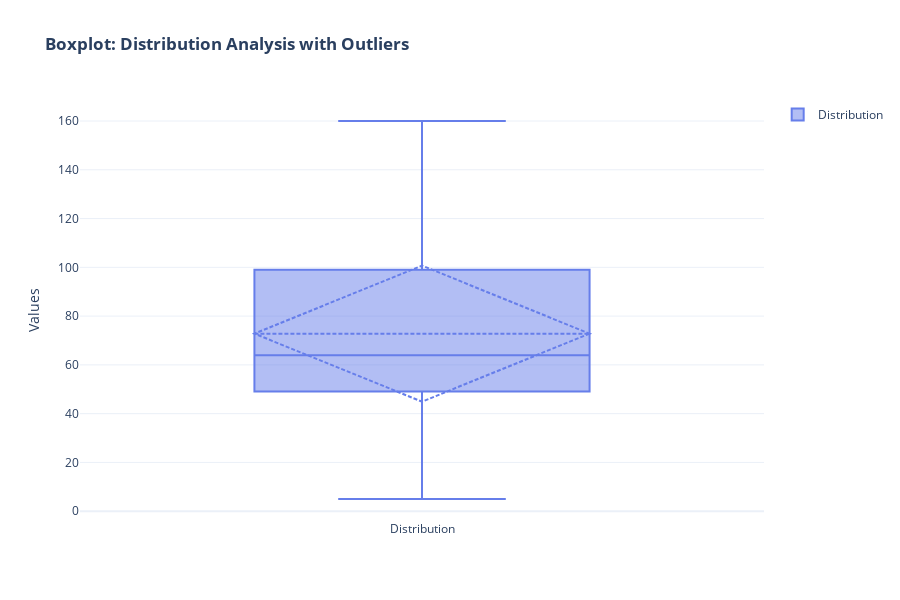
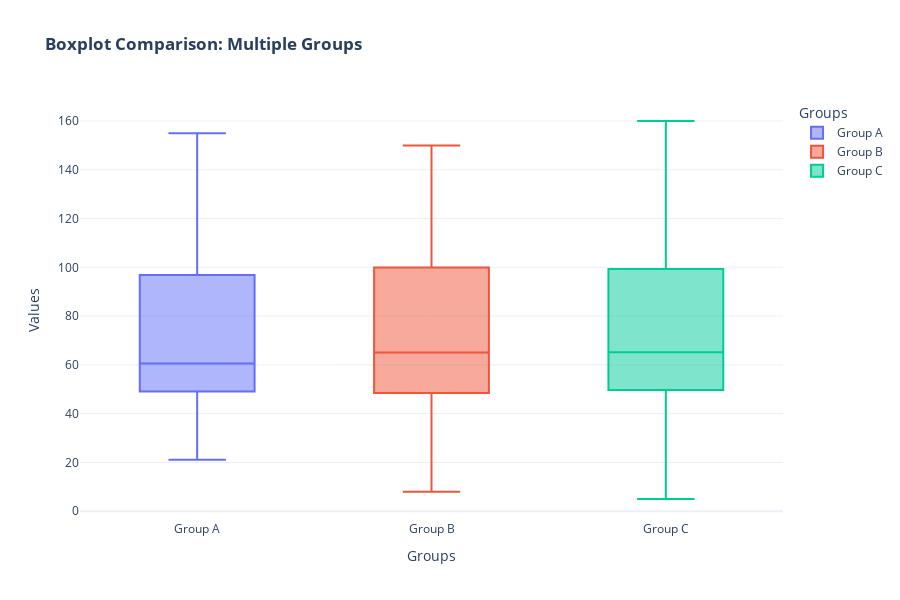

The code cell stored with these charts, in order, in its notebook:
### Code cell
### Example 1: Interactive Boxplot with Plotly
# Create boxplot showing distribution and outliers
fig = go.Figure()

# Add boxplot
fig.add_trace(go.Box(
    y=df['value'],
    name='Distribution',
    boxmean='sd',  # Show mean and std dev
    marker=dict(color='rgba(102, 126, 234, 0.6)'),
    line=dict(color='rgba(102, 126, 234, 1)'),
    jitter=0.3,
    pointpos=-1.8,
    showlegend=True,
    hovertemplate='<b>Value</b>: %{y:.2f}<extra></extra>'
))

fig.update_layout(
    title='<b>Boxplot: Distribution Analysis with Outliers</b>',
    yaxis_title='Values',
    height=600,
    template='plotly_white',
    showlegend=True,
    hovermode='closest',
    font=dict(size=12)
)

fig.show()

# Boxplot by group
fig = px.box(df, x='group', y='value', 
             title='<b>Boxplot Comparison: Multiple Groups</b>',
             labels={'value': 'Values', 'group': 'Groups'},
             color='group',
             hover_data={'value': ':.2f'})

fig.update_layout(height=600, template='plotly_white', font=dict(size=12))
fig.show()

### Figure 1 — Plotly figure (JSON) as saved in the notebook; plotly's stock layout.template omitted (floating-point values rounded to 4 significant figures; data arrays with more than 128 entries replaced by an {"elided": "..."} marker saying what was removed)
{"data": [{"boxmean": "sd", "hovertemplate": "<b>Value</b>: %{y:.2f}<extra></extra>", "jitter": 0.3, "line": {"color": "rgba(102, 126, 234, 1)"}, "marker": {"color": "rgba(102, 126, 234, 0.6)"}, "name": "Distribution", "pointpos": -1.8, "showlegend": true, "type": "box", "y": {"elided": "1906 float values"}}], "layout": {"font": {"size": 12}, "height": 600, "hovermode": "closest", "showlegend": true, "title": {"text": "<b>Boxplot: Distribution Analysis with Outliers</b>"}, "yaxis": {"title": {"text": "Values"}}}}

### Figure 2 — Plotly figure (JSON) as saved in the notebook; plotly's stock layout.template omitted (floating-point values rounded to 4 significant figures; data arrays with more than 128 entries replaced by an {"elided": "..."} marker saying what was removed)
{"data": [{"alignmentgroup": "True", "hovertemplate": "Groups=%{x}<br>Values=%{y:.2f}<extra></extra>", "legendgroup": "Group A", "marker": {"color": "#636efa"}, "name": "Group A", "notched": false, "offsetgroup": "Group A", "orientation": "v", "showlegend": true, "type": "box", "x": {"elided": "651 str values"}, "x0": " ", "xaxis": "x", "y": {"elided": "651 float values"}, "y0": " ", "yaxis": "y"}, {"alignmentgroup": "True", "hovertemplate": "Groups=%{x}<br>Values=%{y:.2f}<extra></extra>", "legendgroup": "Group B", "marker": {"color": "#EF553B"}, "name": "Group B", "notched": false, "offsetgroup": "Group B", "orientation": "v", "showlegend": true, "type": "box", "x": {"elided": "611 str values"}, "x0": " ", "xaxis": "x", "y": {"elided": "611 float values"}, "y0": " ", "yaxis": "y"}, {"alignmentgroup": "True", "hovertemplate": "Groups=%{x}<br>Values=%{y:.2f}<extra></extra>", "legendgroup": "Group C", "marker": {"color": "#00cc96"}, "name": "Group C", "notched": false, "offsetgroup": "Group C", "orientation": "v", "showlegend": true, "type": "box", "x": {"elided": "644 str values"}, "x0": " ", "xaxis": "x", "y": {"elided": "644 float values"}, "y0": " ", "yaxis": "y"}], "layout": {"boxmode": "overlay", "font": {"size": 12}, "height": 600, "legend": {"title": {"text": "Groups"}, "tracegroupgap": 0}, "title": {"text": "<b>Boxplot Comparison: Multiple Groups</b>"}, "xaxis": {"anchor": "y", "categoryarray": ["Group A", "Group B", "Group C"], "categoryorder": "array", "domain": [0, 1], "title": {"text": "Groups"}}, "yaxis": {"anchor": "x", "domain": [0, 1], "title": {"text": "Values"}}}}
